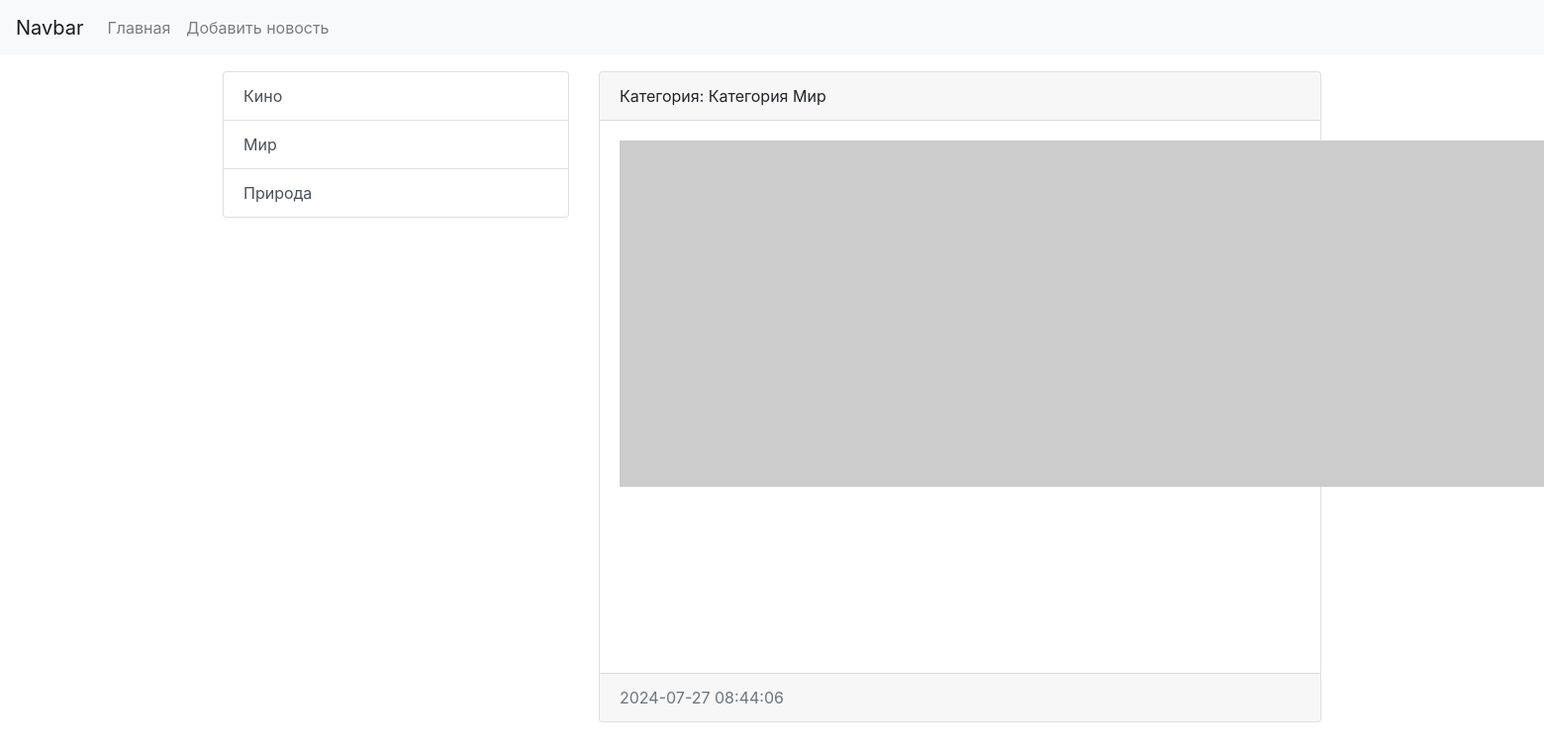
Page /category/1/ on the committed database.
### news/models.py (models this page shows, shortened)
class Category(models.Model):
    title = models.CharField(max_length=125, db_index=True, verbose_name="Наименование категории")
    def __str__(self):
        return f"Категория {self.title}"
    class Meta:
        verbose_name = "Категория"
        verbose_name_plural = "Категории"
        ordering = ['title']

class News(models.Model):
    title = models.CharField(max_length=120, verbose_name="Название новости")
    content = models.TextField(blank=True, verbose_name="Контент")
    created_at = models.DateTimeField(auto_now_add=True, verbose_name="Дата публикации")
    updated_at = models.DateTimeField(auto_now=True, verbose_name="Фото")
    photo = models.ImageField(upload_to='photos/%Y/%m/%d/', verbose_name="Фото", blank=True)
    is_published = models.BooleanField(default=False, verbose_name="Опубликованно")
    category = models.ForeignKey("Category", on_delete=models.PROTECT, null=True, verbose_name="Категория")
    class Meta:
        verbose_name = 'Новость'
        verbose_name_plural = 'Новости'
        ordering = ['-created_at', 'title']

### news/views.py (the view)
# urls.py: path('category/<int:category_id>/', get_category),
def get_category(request, category_id):
    print('PRINT!', category_id)
    news = News.objects.filter(category_id=category_id)
    categories = Category.objects.all()
    category = Category.objects.get(id=category_id)
    return render(request,
                  'news/category.html',
                  {'news': news, 'categories': categories, 'category': category})

### news/templates/news/category.html (shortened to what this page needs)
<!DOCTYPE html>
<html lang="en">
	<head>
		<link
			rel="stylesheet"
			href="https://stackpath.bootstrapcdn.com/bootstrap/4.4.1/css/bootstrap.min.css"
		/>
	</head>
	<body>
		<nav class="navbar navbar-expand-lg navbar-light bg-light">
			<a class="navbar-brand" href="/">Navbar</a>
			<div class="collapse navbar-collapse" id="navbarSupportedContent">
				<ul class="navbar-nav mr-auto">
					<li class="nav-item">
						<a class="nav-link" href="/">Главная</a>
					</li>
					<li class="nav-item">
						<a class="nav-link" href="/">Добавить новость</a>
					</li>
				</ul>
			</div>
		</nav>
		<div class="container mt-3">
			<div class="row">
                <div class="col-md-4">
                    <div class="list-group">
                      {% for item in categories %}
                          <a href="/category/{{ item.pk }}" class="list-group-item list-group-item-action">{{ item.title }}</a>
                      {% endfor %}
                    </div>
                </div>
				<div class="col-md-8">
					{% for item in news %}
					<div class="card mb-3">
						<div class="card-header">
							Категория: {{ item.category }}
						</div>
						<div class="card-body">
							<div class="media">
								{% if item.photo %}
								<img
									src="{{ item.photo.url }}"
									alt=""
									width="350"
									class="mr-3"
								/>
								{% else %}
								<img
									src="https://picsum.photos/id/1060/350/235/?blur=2"
									alt=""
									class="mr-3"
								/>
								{% endif %}
							</div>
						</div>
						<div class="card-footer text-muted">
							{{ item.created_at|date:"Y-m-d H:i:s" }}
						</div>
					</div>
					{% endfor %}
				</div>
			</div>
		</div>
	</body>
</html>

### rows in the picture
Category: title "Кино"
Category: title "Мир"
Category: title "Природа"
News: category "Категория Мир", created_at "2024-07-27 08:44:06"
